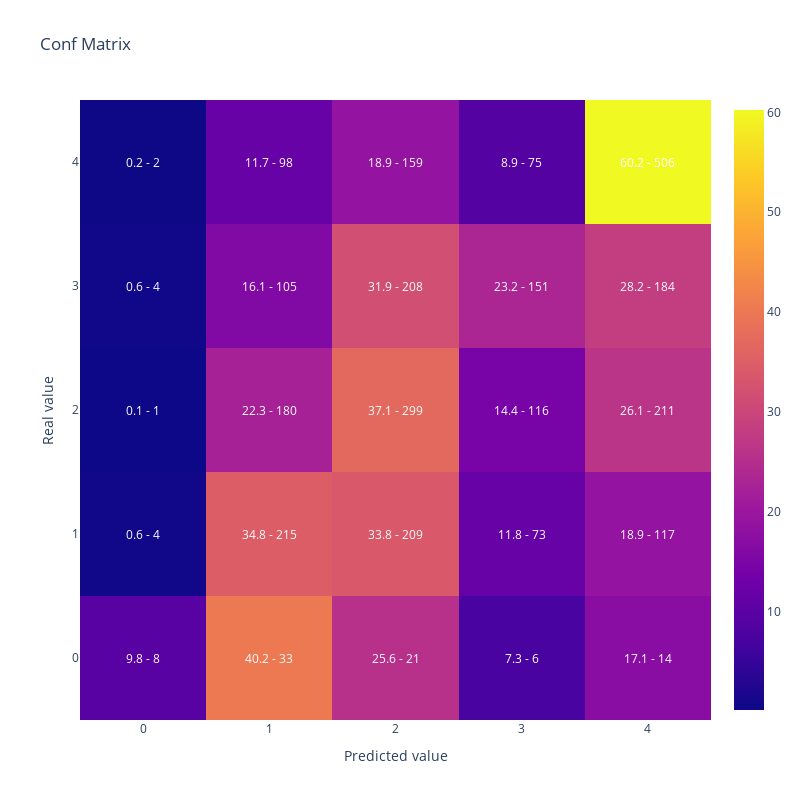

Source (notebook cell):
### Code cell
#Vamos a replicar el resultado de la optimizacion reentrenando el modelo con el mejor conjunto de hiperparametros
#Generamos parametros incluyendo los fijos y la mejor solución que encontro optuna
lgb_params =  {      
                        'objective': 'multiclass',
                        'verbosity':-1,
                        'num_class': len(y_train.unique())} | study.best_params

lgb_train_dataset = lgb.Dataset(data=X_train,
                                label=y_train)


#Entreno
lgb_model = lgb.train(lgb_params,
                    lgb_train_dataset)

#Muestro matriz de confusion y kappa
display(plot_confusion_matrix(y_test,lgb_model.predict(X_test).argmax(axis=1)))

cohen_kappa_score(y_test,lgb_model.predict(X_test).argmax(axis=1),
                             weights = 'quadratic')

### Figure 1 — Plotly figure (JSON) as saved in the notebook; plotly's stock layout.template omitted (floating-point values rounded to 4 significant figures)
{"data": [{"type": "heatmap", "x": [0, 1, 2, 3, 4], "y": [0, 1, 2, 3, 4], "z": [[9.756, 40.24, 25.61, 7.317, 17.07], [0.6472, 34.79, 33.82, 11.81, 18.93], [0.1239, 22.3, 37.05, 14.37, 26.15], [0.6135, 16.1, 31.9, 23.16, 28.22], [0.2381, 11.67, 18.93, 8.929, 60.24]]}], "layout": {"annotations": [{"font": {"color": "white"}, "showarrow": false, "text": "9.8 - 8", "x": 0, "xref": "x", "y": 0, "yref": "y"}, {"font": {"color": "white"}, "showarrow": false, "text": "40.2 - 33", "x": 1, "xref": "x", "y": 0, "yref": "y"}, {"font": {"color": "white"}, "showarrow": false, "text": "25.6 - 21", "x": 2, "xref": "x", "y": 0, "yref": "y"}, {"font": {"color": "white"}, "showarrow": false, "text": "7.3 - 6", "x": 3, "xref": "x", "y": 0, "yref": "y"}, {"font": {"color": "white"}, "showarrow": false, "text": "17.1 - 14", "x": 4, "xref": "x", "y": 0, "yref": "y"}, {"font": {"color": "white"}, "showarrow": false, "text": "0.6 - 4", "x": 0, "xref": "x", "y": 1, "yref": "y"}, {"font": {"color": "white"}, "showarrow": false, "text": "34.8 - 215", "x": 1, "xref": "x", "y": 1, "yref": "y"}, {"font": {"color": "white"}, "showarrow": false, "text": "33.8 - 209", "x": 2, "xref": "x", "y": 1, "yref": "y"}, {"font": {"color": "white"}, "showarrow": false, "text": "11.8 - 73", "x": 3, "xref": "x", "y": 1, "yref": "y"}, {"font": {"color": "white"}, "showarrow": false, "text": "18.9 - 117", "x": 4, "xref": "x", "y": 1, "yref": "y"}, {"font": {"color": "white"}, "showarrow": false, "text": "0.1 - 1", "x": 0, "xref": "x", "y": 2, "yref": "y"}, {"font": {"color": "white"}, "showarrow": false, "text": "22.3 - 180", "x": 1, "xref": "x", "y": 2, "yref": "y"}, {"font": {"color": "white"}, "showarrow": false, "text": "37.1 - 299", "x": 2, "xref": "x", "y": 2, "yref": "y"}, {"font": {"color": "white"}, "showarrow": false, "text": "14.4 - 116", "x": 3, "xref": "x", "y": 2, "yref": "y"}, {"font": {"color": "white"}, "showarrow": false, "text": "26.1 - 211", "x": 4, "xref": "x", "y": 2, "yref": "y"}, {"font": {"color": "white"}, "showarrow": false, "text": "0.6 - 4", "x": 0, "xref": "x", "y": 3, "yref": "y"}, {"font": {"color": "white"}, "showarrow": false, "text": "16.1 - 105", "x": 1, "xref": "x", "y": 3, "yref": "y"}, {"font": {"color": "white"}, "showarrow": false, "text": "31.9 - 208", "x": 2, "xref": "x", "y": 3, "yref": "y"}, {"font": {"color": "white"}, "showarrow": false, "text": "23.2 - 151", "x": 3, "xref": "x", "y": 3, "yref": "y"}, {"font": {"color": "white"}, "showarrow": false, "text": "28.2 - 184", "x": 4, "xref": "x", "y": 3, "yref": "y"}, {"font": {"color": "white"}, "showarrow": false, "text": "0.2 - 2", "x": 0, "xref": "x", "y": 4, "yref": "y"}, {"font": {"color": "white"}, "showarrow": false, "text": "11.7 - 98", "x": 1, "xref": "x", "y": 4, "yref": "y"}, {"font": {"color": "white"}, "showarrow": false, "text": "18.9 - 159", "x": 2, "xref": "x", "y": 4, "yref": "y"}, {"font": {"color": "white"}, "showarrow": false, "text": "8.9 - 75", "x": 3, "xref": "x", "y": 4, "yref": "y"}, {"font": {"color": "white"}, "showarrow": false, "text": "60.2 - 506", "x": 4, "xref": "x", "y": 4, "yref": "y"}], "height": 800, "title": {"text": "Conf Matrix"}, "width": 800, "xaxis": {"title": {"text": "Predicted value"}}, "yaxis": {"title": {"text": "Real value"}}}}
